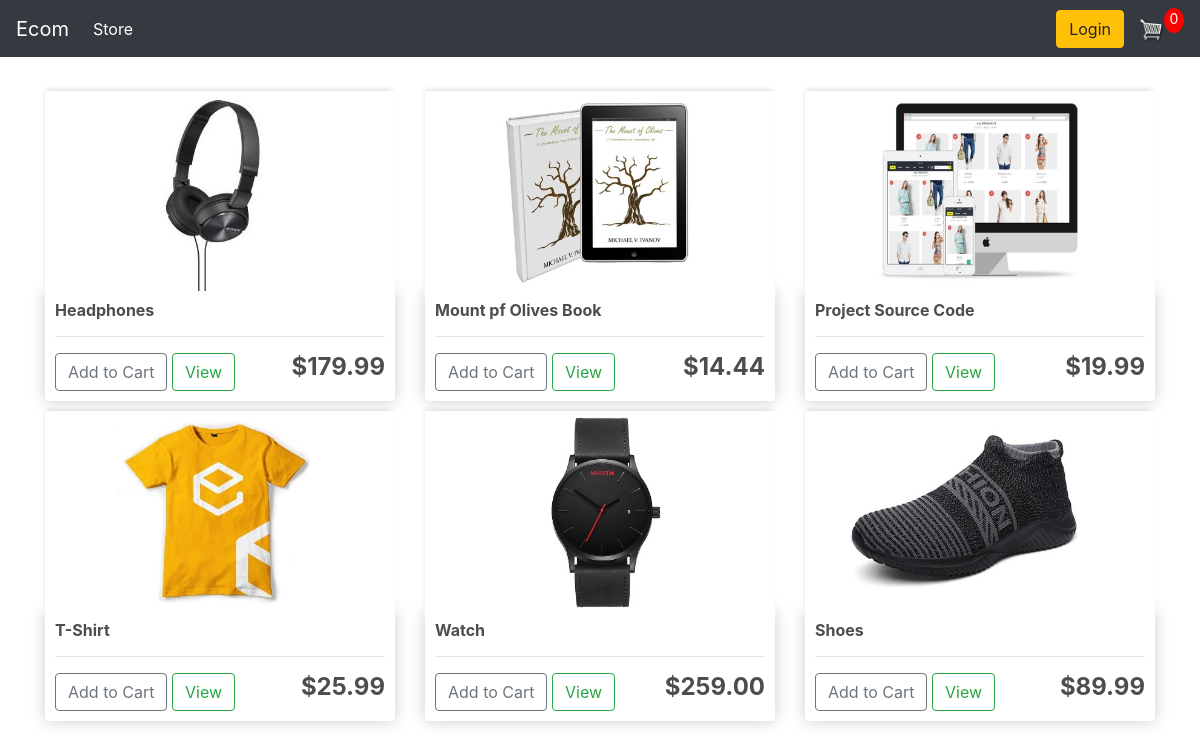
The page / on the database its author committed.
### store/models.py (models this page shows, shortened)
class Product(models.Model):
	name = models.CharField(max_length=200)
	price = models.DecimalField(max_digits=7, decimal_places=2)
	digital = models.BooleanField(default=False,null=True, blank=True)
	image = models.ImageField(null=True, blank=True)
	@property
	def imageURL(self):
		try:
			url= self.image.url
		except:
			url = ''
		return url

### store/views.py (the view)
# urls.py: path('', include('store.urls'))  #Store app k andar ka url
def store(request):
    data = cartData(request)
    cartItems = data['cartItems']
    products = Product.objects.all()
    context = {'products':products, 'cartItems':cartItems}
    return render(request, 'store/store.html', context)

### store/utils.py (called while the page is built, shortened)
def cookieCart(request):
	try:
		cart = json.loads(request.COOKIES['cart'])
	except:
		cart = {}
		print('CART:', cart)
	items = []
	order = {'get_cart_total':0, 'get_cart_items':0, 'shipping':False}
	cartItems = order['get_cart_items']
	return {'cartItems':cartItems ,'order':order, 'items':items}

def cartData(request):
    if request.user.is_authenticated:
        customer = request.user.customer
        order, created = Order.objects.get_or_create(customer=customer, complete=False)
        items = order.orderitem_set.all()
        cartItems = order.get_cart_items
    else:
        cookieData =cookieCart(request)
        cartItems = cookieData['cartItems']
        order = cookieData['order']
        items = cookieData['items']
    return {'cartItems':cartItems ,'order':order, 'items':items}

### store/templates/Store/Store.html
{% extends 'store/Main.html' %}
{% load static %}
{% block content %}
	<div class="row">
		{% for product in products %}
		<div class="col-lg-4">
			<img class="thumbnail" src="{{product.imageURL}}">
			<div class="box-element product">
				<h6><strong>{{product.name}}</strong></h6>
				<hr>
				<button data-product={{product.id}} data-action="add" class="btn btn-outline-secondary add-btn add-btn update-cart">Add to Cart</button>
				<a class="btn btn-outline-success" href="#">View</a>
				<h4 style=" float: right"><strong>${{product.price|floatformat:2}}</strong></h4>
			</div>
		</div>
		{% endfor %}
	</div>
{% endblock content %}

### store/templates/Store/Main.html (shortened to what this page needs)
<!DOCTYPE html>
{% load static %}
<html lang="en">
<head>
    <link rel="stylesheet" type="text/css" href="{% static 'css/main.css' %}">
    <link rel="stylesheet" href="https://stackpath.bootstrapcdn.com/bootstrap/4.4.1/css/bootstrap.min.css">
</head>
<body>
    <nav class="navbar navbar-expand-lg navbar-dark bg-dark">
        <a class="navbar-brand" href="{% url 'store' %}">Ecom</a>
        <div class="collapse navbar-collapse" id="navbarSupportedContent">
            <ul class="navbar-nav mr-auto">
                <li class="nav-item active">
                    <a class="nav-link" href="{% url 'store' %}">Store <span class="sr-only">(current)</span></a>
                </li>
            </ul>
            <div class="form-inline my-2 my-lg-0">
                <a href="#"class="btn btn-warning">Login</a>
                <a href="{% url 'cart' %}">
                   <img  id="cart-icon" src="{% static 'images/cart.png' %}">
               </a>
               <p id="cart-total">{{cartItems}}</p>
           </div>
        </div>
    </nav>
    <div class="container">
        <br>
        {% block content %}
        {% endblock content %}
    </div>
</body>
</html>

### static/css/main.css (style rules this page uses)
body { background-color: hsl(0, 21%, 88%); }
h1,h2,h3,h4,h5,h6 { color:hsl(0, 0%, 30%); }
.box-element { box-shadow:hsl(0, 0%, 80%) 0 0 16px; background-color: #fff; border-radius: 4px; padding: 10px; }
.thumbnail { width: 100%; height: 200px; -webkit-box-shadow: -1px -3px 5px -2px none rgba(214,214,214,1); -moz-box-shadow: -1px -3px 5px -2px rgba(214,214,214,1); box-shadow: -1px -3px 5px -2px rgba(214,214,214,1); }
.product { border-radius: 0 0 4px 4px; }
.bg-dark { background-color: #4f868c!important; }
#cart-icon { width:25px; display: inline-block; margin-left: 15px; }
#cart-total { display: block; text-align: center; color:#fff; background-color: red; width: 20px; height: 25px; border-radius: 50%; font-size: 14px; }
.col-lg-4, .col-lg-6, .col-lg-8, .col-lg-12 { margin-top: 10px; }
.btn { border-radius: 0; }

### rows shown on the page
Product: imageURL (picture), name "Headphones", price "179.99"
Product: imageURL (picture), name "Mount pf Olives Book", price "14.44"
Product: imageURL (picture), name "Project Source Code", price "19.99"
Product: imageURL (picture), name "T-Shirt", price "25.99"
Product: imageURL (picture), name "Watch", price "259.00"
Product: imageURL (picture), name "Shoes", price "89.99"

### other values the page prints
{{ cartItems }} "0"
